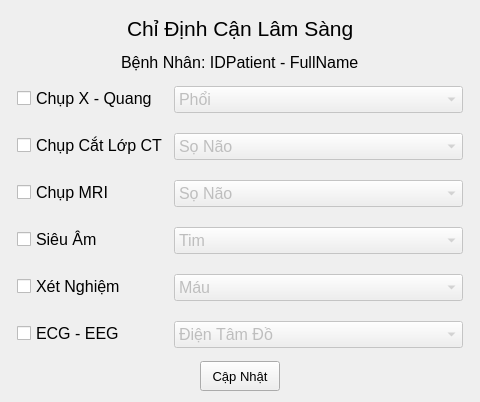
<?xml version="1.0" encoding="UTF-8"?>
<ui version="4.0">
 <class>PreclinicalIndications</class>
 <widget class="QFrame" name="PreclinicalIndications">
  <property name="geometry">
   <rect>
    <x>0</x>
    <y>0</y>
    <width>480</width>
    <height>402</height>
   </rect>
  </property>
  <property name="windowTitle">
   <string>Chỉ Định Cận Lâm Sàng - IDPatient - FullName</string>
  </property>
  <layout class="QVBoxLayout" name="verticalLayout" stretch="1,0,8,1">
   <item>
    <layout class="QHBoxLayout" name="horizontalLayout">
     <item>
      <spacer name="horizontalSpacer">
       <property name="orientation">
        <enum>Qt::Horizontal</enum>
       </property>
       <property name="sizeHint" stdset="0">
        <size>
         <width>40</width>
         <height>20</height>
        </size>
       </property>
      </spacer>
     </item>
     <item>
      <widget class="QLabel" name="label">
       <property name="font">
        <font>
         <pointsize>16</pointsize>
        </font>
       </property>
       <property name="text">
        <string>Chỉ Định Cận Lâm Sàng</string>
       </property>
      </widget>
     </item>
     <item>
      <spacer name="horizontalSpacer_2">
       <property name="orientation">
        <enum>Qt::Horizontal</enum>
       </property>
       <property name="sizeHint" stdset="0">
        <size>
         <width>40</width>
         <height>20</height>
        </size>
       </property>
      </spacer>
     </item>
    </layout>
   </item>
   <item>
    <layout class="QHBoxLayout" name="horizontalLayout_3">
     <item>
      <spacer name="horizontalSpacer_3">
       <property name="orientation">
        <enum>Qt::Horizontal</enum>
       </property>
       <property name="sizeHint" stdset="0">
        <size>
         <width>40</width>
         <height>20</height>
        </size>
       </property>
      </spacer>
     </item>
     <item>
      <widget class="QLabel" name="lbPatient">
       <property name="font">
        <font>
         <pointsize>12</pointsize>
        </font>
       </property>
       <property name="text">
        <string>Bệnh Nhân: IDPatient - FullName</string>
       </property>
      </widget>
     </item>
     <item>
      <spacer name="horizontalSpacer_4">
       <property name="orientation">
        <enum>Qt::Horizontal</enum>
       </property>
       <property name="sizeHint" stdset="0">
        <size>
         <width>40</width>
         <height>20</height>
        </size>
       </property>
      </spacer>
     </item>
    </layout>
   </item>
   <item>
    <layout class="QFormLayout" name="formLayout">
     <property name="formAlignment">
      <set>Qt::AlignCenter</set>
     </property>
     <property name="horizontalSpacing">
      <number>6</number>
     </property>
     <property name="verticalSpacing">
      <number>20</number>
     </property>
     <property name="leftMargin">
      <number>6</number>
     </property>
     <property name="topMargin">
      <number>6</number>
     </property>
     <property name="rightMargin">
      <number>6</number>
     </property>
     <property name="bottomMargin">
      <number>6</number>
     </property>
     <item row="0" column="0">
      <widget class="QCheckBox" name="checkXRays">
       <property name="font">
        <font>
         <pointsize>12</pointsize>
        </font>
       </property>
       <property name="text">
        <string>Chụp X - Quang</string>
       </property>
      </widget>
     </item>
     <item row="0" column="1">
      <widget class="QComboBox" name="comboTypeXRays">
       <property name="enabled">
        <bool>false</bool>
       </property>
       <property name="font">
        <font>
         <pointsize>12</pointsize>
        </font>
       </property>
       <item>
        <property name="text">
         <string>Phổi</string>
        </property>
       </item>
       <item>
        <property name="text">
         <string>Cột Sống</string>
        </property>
       </item>
       <item>
        <property name="text">
         <string>Xương</string>
        </property>
       </item>
       <item>
        <property name="text">
         <string>Tuyến Vú</string>
        </property>
       </item>
      </widget>
     </item>
     <item row="1" column="0">
      <widget class="QCheckBox" name="checkCTScan">
       <property name="font">
        <font>
         <pointsize>12</pointsize>
        </font>
       </property>
       <property name="text">
        <string>Chụp Cắt Lớp CT</string>
       </property>
      </widget>
     </item>
     <item row="1" column="1">
      <widget class="QComboBox" name="comboTypeCTScan">
       <property name="enabled">
        <bool>false</bool>
       </property>
       <property name="font">
        <font>
         <pointsize>12</pointsize>
        </font>
       </property>
       <item>
        <property name="text">
         <string>Sọ Não</string>
        </property>
       </item>
       <item>
        <property name="text">
         <string>Phổi</string>
        </property>
       </item>
       <item>
        <property name="text">
         <string>Xương</string>
        </property>
       </item>
       <item>
        <property name="text">
         <string>Ổ Bụng</string>
        </property>
       </item>
      </widget>
     </item>
     <item row="2" column="0">
      <widget class="QCheckBox" name="checkMRI">
       <property name="font">
        <font>
         <pointsize>12</pointsize>
        </font>
       </property>
       <property name="text">
        <string>Chụp MRI</string>
       </property>
      </widget>
     </item>
     <item row="2" column="1">
      <widget class="QComboBox" name="comboTypeMRI">
       <property name="enabled">
        <bool>false</bool>
       </property>
       <property name="font">
        <font>
         <pointsize>12</pointsize>
        </font>
       </property>
       <item>
        <property name="text">
         <string>Sọ Não</string>
        </property>
       </item>
       <item>
        <property name="text">
         <string>Mạch Máu Não</string>
        </property>
       </item>
       <item>
        <property name="text">
         <string>Tĩnh Mạch Đồ</string>
        </property>
       </item>
       <item>
        <property name="text">
         <string>Tim</string>
        </property>
       </item>
       <item>
        <property name="text">
         <string>Tuyến Vú</string>
        </property>
       </item>
      </widget>
     </item>
     <item row="3" column="0">
      <widget class="QCheckBox" name="checkUltrasonic">
       <property name="font">
        <font>
         <pointsize>12</pointsize>
        </font>
       </property>
       <property name="text">
        <string>Siêu Âm</string>
       </property>
      </widget>
     </item>
     <item row="3" column="1">
      <widget class="QComboBox" name="comboTypeUltrasonic">
       <property name="enabled">
        <bool>false</bool>
       </property>
       <property name="font">
        <font>
         <pointsize>12</pointsize>
        </font>
       </property>
       <item>
        <property name="text">
         <string>Tim</string>
        </property>
       </item>
       <item>
        <property name="text">
         <string>Thai Nhi</string>
        </property>
       </item>
       <item>
        <property name="text">
         <string>Gan Mật</string>
        </property>
       </item>
      </widget>
     </item>
     <item row="4" column="0">
      <widget class="QCheckBox" name="checkTest">
       <property name="font">
        <font>
         <pointsize>12</pointsize>
        </font>
       </property>
       <property name="text">
        <string>Xét Nghiệm</string>
       </property>
      </widget>
     </item>
     <item row="4" column="1">
      <widget class="QComboBox" name="comboTypeTest">
       <property name="enabled">
        <bool>false</bool>
       </property>
       <property name="font">
        <font>
         <pointsize>12</pointsize>
        </font>
       </property>
       <item>
        <property name="text">
         <string>Máu</string>
        </property>
       </item>
       <item>
        <property name="text">
         <string>Nước Tiểu</string>
        </property>
       </item>
       <item>
        <property name="text">
         <string>SARS - COV - 2</string>
        </property>
       </item>
       <item>
        <property name="text">
         <string>Sinh Thiết</string>
        </property>
       </item>
       <item>
        <property name="text">
         <string>CRP</string>
        </property>
       </item>
      </widget>
     </item>
     <item row="5" column="0">
      <widget class="QCheckBox" name="checkECG">
       <property name="font">
        <font>
         <pointsize>12</pointsize>
        </font>
       </property>
       <property name="text">
        <string>ECG - EEG</string>
       </property>
      </widget>
     </item>
     <item row="5" column="1">
      <widget class="QComboBox" name="comboTypeECG">
       <property name="enabled">
        <bool>false</bool>
       </property>
       <property name="font">
        <font>
         <pointsize>12</pointsize>
        </font>
       </property>
       <item>
        <property name="text">
         <string>Điện Tâm Đồ</string>
        </property>
       </item>
       <item>
        <property name="text">
         <string>Điện Não Đồ</string>
        </property>
       </item>
      </widget>
     </item>
    </layout>
   </item>
   <item>
    <layout class="QHBoxLayout" name="horizontalLayout_5">
     <item>
      <spacer name="horizontalSpacer_7">
       <property name="orientation">
        <enum>Qt::Horizontal</enum>
       </property>
       <property name="sizeHint" stdset="0">
        <size>
         <width>40</width>
         <height>20</height>
        </size>
       </property>
      </spacer>
     </item>
     <item>
      <layout class="QHBoxLayout" name="horizontalLayout_2">
       <property name="spacing">
        <number>70</number>
       </property>
       <item>
        <widget class="QPushButton" name="btUpdate">
         <property name="minimumSize">
          <size>
           <width>80</width>
           <height>30</height>
          </size>
         </property>
         <property name="maximumSize">
          <size>
           <width>80</width>
           <height>30</height>
          </size>
         </property>
         <property name="font">
          <font>
           <pointsize>10</pointsize>
          </font>
         </property>
         <property name="cursor">
          <cursorShape>PointingHandCursor</cursorShape>
         </property>
         <property name="text">
          <string>Cập Nhật</string>
         </property>
        </widget>
       </item>
      </layout>
     </item>
     <item>
      <spacer name="horizontalSpacer_8">
       <property name="orientation">
        <enum>Qt::Horizontal</enum>
       </property>
       <property name="sizeHint" stdset="0">
        <size>
         <width>40</width>
         <height>20</height>
        </size>
       </property>
      </spacer>
     </item>
    </layout>
   </item>
  </layout>
 </widget>
 <resources/>
 <connections/>
</ui>
